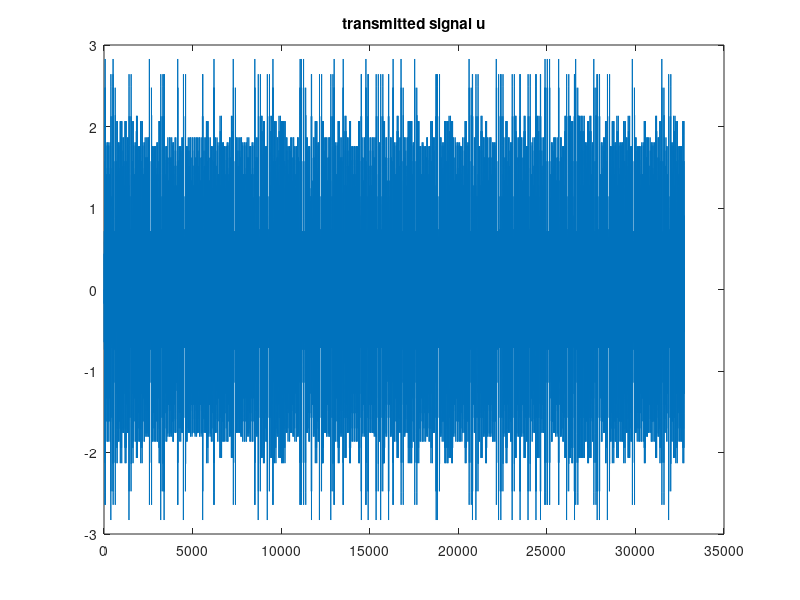
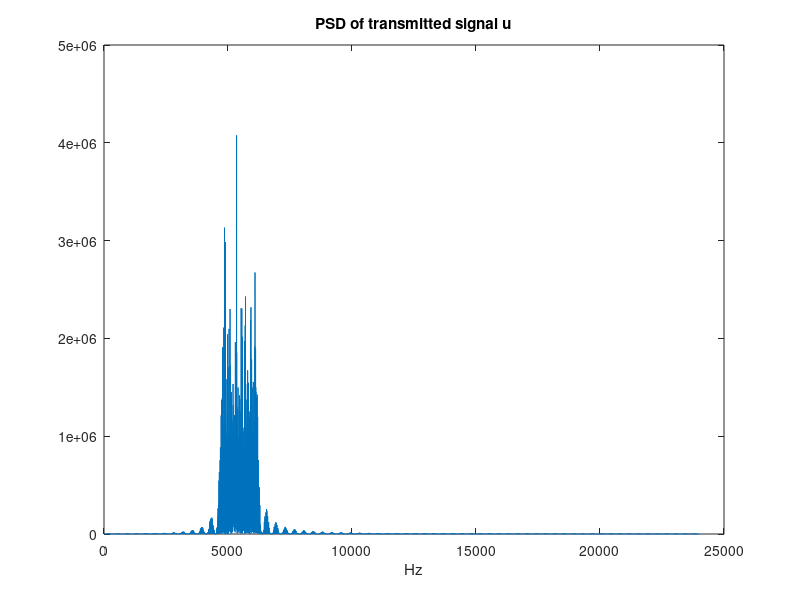
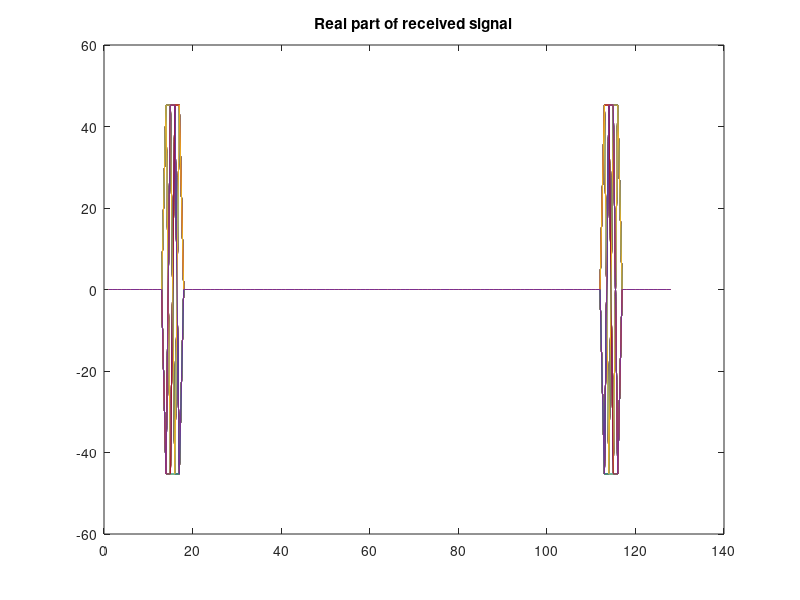
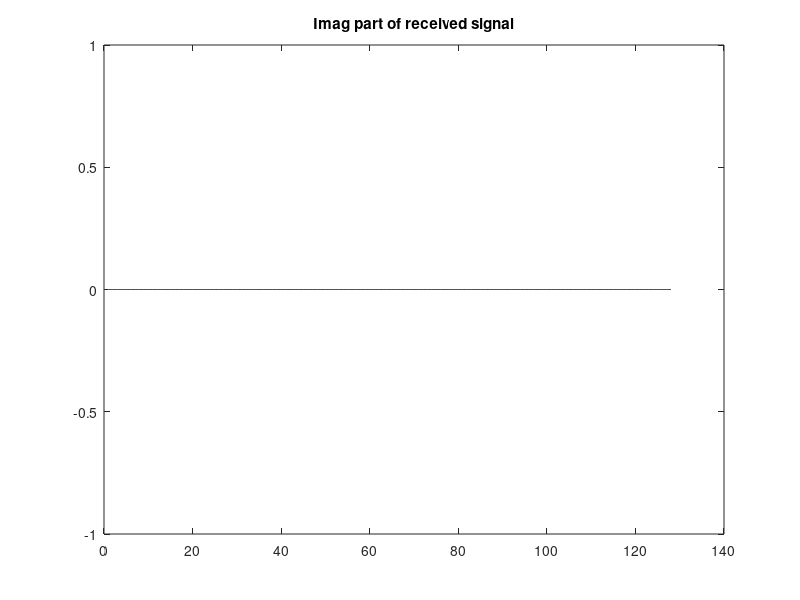

Reproduce these figures in MATLAB, in order.
%2016-05-12 OFDM transmitter
%2016-06-06 improved notations
%2016-06-07 realised OFDM receiver, added BER calculation
%2016-06-08 added white noise. Added jitter: algorithm is very sensitive to
%jitter
%2016-06-16 added OFDM signal BW = Sub-carrier BW*Nsc2_real, Number of real subcarriers Nsc2_real

close all,clc,clear all;

%******************************
%*******Transmitter************
%******************************

%Fs = 96000;             %sample rate. Sampling rate in Hz. Valid values depend on the specific audio hardware installed. Typical values supported by most sound cards are 8000, 11025, 22050, 44100, 48000, and 96000 Hz.
Fs = 48000;
Nsc = 128;              %number of subcarriers
nInfBits = 1024;        %number of information bits
F = Fs/Nsc;             %delta F ,sub-carrier width
Nsc2 = Nsc/2;
% i_sc_start = 13;         %1 - min
% i_sc_stop  = Nsc2-20;      %Nsc2 - max
i_sc_start = 13;         %1 - min
i_sc_stop  = i_sc_start+3;      %Nsc2 - max
% i_sc_start = 1;         %1 - min
% i_sc_stop  = Nsc2;      %Nsc2 - max
Nsc2_real = i_sc_stop - i_sc_start + 1; %number of real subcarriers (Nsc2_real<=Nsc2)
    
%Nsymb = nInfBits/Nsc2;   %number of symbols
Nsymb = nInfBits/Nsc2_real;   %number of symbols
if abs(Nsymb - fix(Nsymb)) > 0                  %check Freq assignment error
    disp(['Error. Nsymb calculation error. Nsymb = nInfBits/Nsc2_real = ',num2str(Nsymb)]);
    return;
end


t = Nsymb/F;   %common transmit time, the same with length(signal_long)/Fs
%t = length(signal_long)/Fs;   %common transmit time, the same with Nsymb/F

%signal_X = randi([0,1],nInfBits,1); %information signal = noise
%signal_X = [0 1 2 3 10 3 2 1]; %information signal = noise

%signal_s = randi([0,1],nInfBits,1);
%signal_s = [1 2 3 4 5 6 7 8];
%signal_s = 1:nInfBits;

signalInf_b = randi([0,1],nInfBits,1);
%signalInf_b = 2*randi([0,1],nInfBits,1)-1;
% signalInf_b = zeros(nInfBits,1);
% signalInf_b(3) = 1;

signal_s = zeros(Nsc2,Nsymb);  
%signal_s(1:nInfBits) = signalInf_b;
i = 1;
for l = 1:Nsymb
    for k = i_sc_start:i_sc_stop
        %signal_s(k,l) = signalInf_b(i);        %AM OOK
        signal_s(k,l) = 2*signalInf_b(i)-1;     %BPSK sin/-sin
        i = i + 1;
    end
end

%signal_s(1:nInfBits) = 1:nInfBits;
% signal_s(10,1) = 1;     %resource element
% signal_s(20,2) = 1;
% signal_s(30,3) = 1;
% signal_s(40,4) = 1;

%making symmetry part of spectrum (start)
%Properties of Fourier Transform: If a signal is even and real, then its spectrum is also real and even
%Properties of Fourier Transform: If a spectrum is even and real, then its signal is also real and even
signal_s = signal_s';
signal_s_flip = fliplr(signal_s);
signal_X = zeros(Nsc,Nsymb)';   %resource block/grid
signal_X(:,2:Nsc2+1) = signal_s;
signal_X(:,Nsc2+2:Nsc) = signal_s_flip(:,2:Nsc2);
%making symmetry part of spectrum (start)

% signal_X(1+k) = 1;
% signal_X(Nsc+1-k) = 1;

signal = ifft(signal_X')';
% signal(:,1:2) = 0;
% signal(:,Nsc) = 0;
%signal(:,1) = 0;    %to destroy DC
signal_long = zeros(Nsc*Nsymb,1);
ind = 1;
for i = 1:Nsymb
    signal_long(ind:ind+Nsc-1) = signal(i,:);
    ind = ind + Nsc;
end
signal_long = signal_long/std(signal_long); %to normalize std

%adding white noise and jitter (start)
% signal_noise = randn(size(signal_long))/3;  %SNR=3--->BER=0
% signal_long = signal_long + signal_noise;
% jitter = 2;
% signal_long(jitter:length(signal_long)) = signal_long(1:length(signal_long)-jitter+1);
%adding white noise and jitter(stop)


%x = 1:length(signal_long);
%x=x/Fs;
%figure,plot(x,signal_long);
figure,plot(signal_long);
%xlabel('sec');
title('transmitted signal u');

U_PSD = fft(signal_long).*conj(fft(signal_long));   %power spectrum density
x = 1:floor(length(U_PSD)/2);
figure,plot((x-1)/t,U_PSD(x));
xlabel('Hz')
title('PSD of transmitted signal u');

disp(['Sampling rate = ',num2str(Fs),' Hz']);
disp(['Number of subcarriers Nsc = ',num2str(Nsc)]);
disp(['Number of real subcarriers Nsc2_real = ',num2str(Nsc2_real)]);
disp(['Number of symbols Nsymb = ',num2str(Nsymb)]);
disp(['Sub-carrier BW = ',num2str(F),' Hz']);
disp(['OFDM signal BW = Sub-carrier BW*Nsc2_real = ',num2str(F*Nsc2_real),' Hz']);
disp(['Duration of one symbol = ',num2str(1/F*1000),' ms']);
disp(['Common transmit time = ',num2str(t),' [s]']);
disp(['Troughput = ',num2str(nInfBits/t),' [bits/s]']);
disp(['Symbol rate = ',num2str(F),' [Hz]']);

%**************************************************
%***************Receiver***************************
%**************************************************

%threshold = 0.5;
threshold = 0.5;
signal_r = signal_long;     %received signal
signal_Y = zeros(Nsc,Nsymb);
signal_Y(1:length(signal_r)) = signal_r;
signal_Y = fft(signal_Y)';
%signal_Y(:,1) = 0;      %to destroy DC
figure, plot(real(signal_Y'));
title('Real part of received signal');
figure, plot(imag(signal_Y'));
title('Imag part of received signal');

signal_Y_real = real(signal_Y')';
EstSignal_b = zeros(Nsc2_real*Nsymb,1);  %estimation of signalInf_b
%destroy symmetry part of signal
%Properties of Fourier Transform: If a signal is even and real, then its spectrum is also real and even
%Properties of Fourier Transform: If a spectrum is even and real, then its signal is also real and even
ind = 1;
for i = 1:Nsymb
%     EstSignal_b(ind:ind+Nsc2-1) = signal_Y_real(i,2:Nsc2+1);
%     ind = ind + Nsc2;
    EstSignal_b(ind:ind+Nsc2_real-1) = signal_Y_real(i,i_sc_start+1:i_sc_stop+1);
    ind = ind + Nsc2_real;
end
EstSignal_b = EstSignal_b > max(EstSignal_b)*threshold;
%EstSignal_b = EstSignal_b > max(EstSignal_b)/10;   %the best for noise
%EstSignal_b = EstSignal_b > 0;

%****bit error calculation start*******
%The bit error rate (BER) is the number of bit errors per unit time. The bit error ratio (also BER) is the number of bit errors divided by the total number of transferred bits during a studied time interval. BER is a unitless performance measure, often expressed as a percentage.
[signalInf_b(1:10) EstSignal_b(1:10)]
BER = abs(EstSignal_b - signalInf_b);   %The bit error rate (BER)
BERind = find(BER)                      %find - Find indices and values of nonzero elements
disp(['BER = ',num2str(mean(BER))]); 
disp(['Number of bit errors= ',num2str(sum(BER))]); 
%****bit error calculation stop*******
